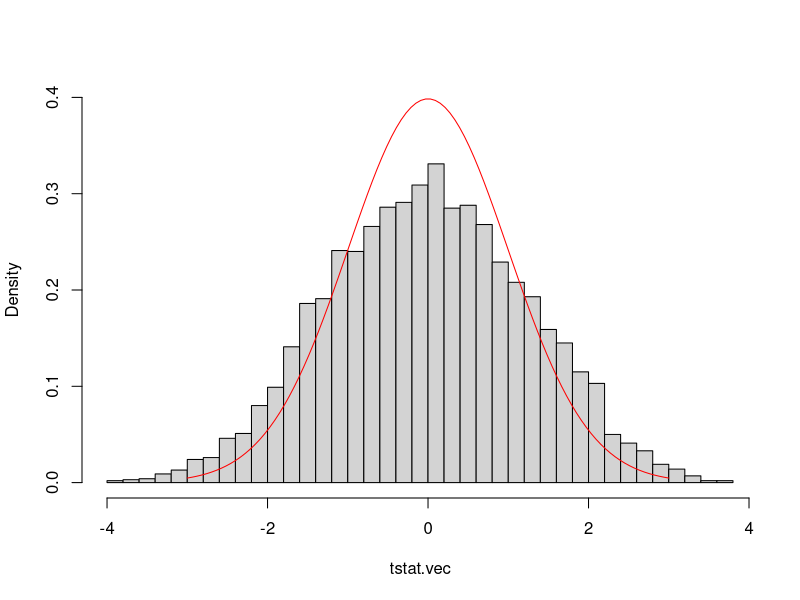

Generate this figure with R:
#modified Buja example
#selection based on p-values of the coefficients instead of BIC

set.seed(6543)

#SETUPS
nrep = 5000
coef.fac = 0
n = 250
p = 10
xmean = 1
xsd = 0.6
pcut = 0.15
p1 = p+1
df = n - p1
COEF = coef.fac/p
tstat.vec = NULL
keep.vec = NULL

print(cbind(n,p,xmean,xsd,coef.fac,pcut))

for (irep in 1:nrep) {

#GENERATE DATA
x = rnorm(p1*n,xmean,xsd)
x = matrix(x,n,p1)
trubet = c(0,rep(COEF,p))
y = x %*% trubet + rnorm(n,0,1) 
#coefficent of x1 is 0
#all other regression coefficients are equal to COEF

#PERFORM REGRESSION INCLUDING ALL VARIABLES
xtx = t(x) %*% x
xtx.i = solve(xtx)
xty = t(x) %*% y
beta = xtx.i %*% xty
prd = x %*% beta
res = y - prd
sig2 = sum(res^2)/df
vars = sig2*diag(xtx.i)
sds = sqrt(vars)
tstat = beta/sds
pval = 2*(1 - pt(abs(tstat),df))

#SELECT VARIABLES WITH P-VALUE <= pcut
pval1 = pval[2:p1]
keep = 1 + which(pval1 <= pcut)
keep.vec = c(keep.vec,length(keep))
keep = c(1,keep)

#RERUN REGRESSION
xnew = x[,keep]
xtx.new = t(xnew) %*% xnew
xtx.i.new = solve(xtx.new)
xty.new = t(xnew) %*% y
beta.new = xtx.i.new %*% xty.new
prd.new = xnew %*% beta.new
res.new = y - prd.new
sig2.new = sum(res.new^2)/df

#COMPUTE T STATISTIC
tstat.cur = beta.new[1]/sqrt(sig2.new*xtx.i.new[1,1])
tstat.vec = c(tstat.vec,tstat.cur)

}

hist(tstat.vec,breaks='Scott',freq=F,main=NULL,ylim=c(0,0.4))
tt = seq(-3,3,length.out=100)
ff = dt(tt,df)
lines(tt,ff,col='red')

tcrit = qt(0.975,df)
coverage.rate = mean((abs(tstat.vec) <= tcrit))
print(paste('coverage rate = ', coverage.rate))

print('summary of t statistics')
print(summary(tstat.vec))
print('distribution of number of additional variables in the model')
print(table(keep.vec)/nrep)

#        n  p xmean xsd coef.fac pcut
# [1,] 250 10     1 0.6        0 0.15
# [1] "coverage rate =  0.8894"
# [1] "summary of t statistics"
#      Min.   1st Qu.    Median      Mean   3rd Qu.      Max. 
# -3.932692 -0.891387 -0.005587 -0.005580  0.867558  3.711393 
# [1] "distribution of number of additional variables in the model"
# keep.vec
#      0      1      2      3      4      5      6      7 
# 0.2132 0.3336 0.2674 0.1328 0.0408 0.0096 0.0022 0.0004 
# > 

#        n  p xmean xsd coef.fac pcut
# [1,] 250 10     1 0.6    -0.35 0.15
# [1] "coverage rate =  0.761"
# [1] "summary of t statistics"
#    Min. 1st Qu.  Median    Mean 3rd Qu.    Max. 
# -7.6212 -1.7715 -0.7138 -1.0412  0.1714  3.5050 
# [1] "distribution of number of additional variables in the model"
# keep.vec
#      0      1      2      3      4      5      6      7 
# 0.1340 0.3338 0.3030 0.1574 0.0558 0.0134 0.0024 0.0002 
